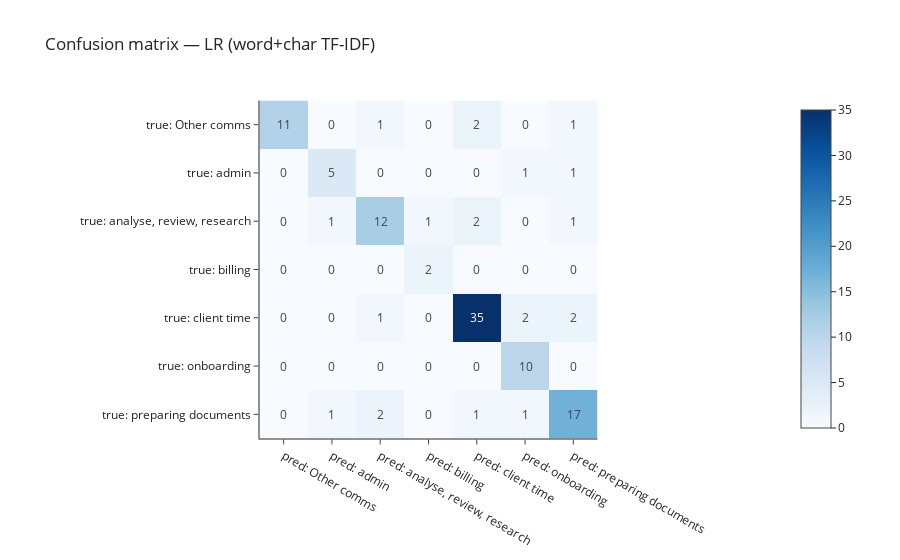

Notebook code cell kept with this figure:
### Code cell
# M2b — Logistic Regression with WORD + CHAR TF-IDF (single cell)

from sklearn.model_selection import train_test_split
from sklearn.feature_extraction.text import TfidfVectorizer
from sklearn.compose import ColumnTransformer
from sklearn.preprocessing import StandardScaler
from sklearn.pipeline import Pipeline
from sklearn.multiclass import OneVsRestClassifier
from sklearn.linear_model import LogisticRegression
from sklearn.metrics import accuracy_score, f1_score, classification_report, confusion_matrix

import pandas as pd
import plotly.express as px

# 1) features & split
features = ["text_clean", "Worked Time", "charged_bin", "grade_enc", "low_info"]
X = train_df[features]
y = train_df["Category"].astype(str)

X_tr, X_va, y_tr, y_va = train_test_split(
    X, y, test_size=0.2, random_state=42, stratify=y
)

# 2) preprocessor = WORD TF-IDF + CHAR TF-IDF + numeric scaler
custom_stop = ["out"]  # tiny noise reducer

word_tfidf = TfidfVectorizer(
    ngram_range=(1, 2), min_df=2, max_features=20000, stop_words=custom_stop
)
char_tfidf = TfidfVectorizer(
    analyzer="char", ngram_range=(3, 5), min_df=2
)

preproc = ColumnTransformer(
    transformers=[
        ("word", word_tfidf, "text_clean"),
        ("char", char_tfidf, "text_clean"),
        ("num",  StandardScaler(with_mean=False), ["Worked Time", "charged_bin", "grade_enc", "low_info"]),
    ],
    remainder="drop",
    sparse_threshold=0.3,
)

# 3) classifier (OvR wrapper avoids the liblinear warning)
clf = OneVsRestClassifier(
    LogisticRegression(max_iter=1000, class_weight="balanced", solver="liblinear")
)

# 4) pipeline = preprocessor + classifier
pipe = Pipeline([("pre", preproc), ("clf", clf)])

# 5) fit, predict, metrics
pipe.fit(X_tr, y_tr)
yp = pipe.predict(X_va)

print("Accuracy:", round(accuracy_score(y_va, yp), 3))
print("Macro F1:", round(f1_score(y_va, yp, average="macro"), 3))
print("\n", classification_report(y_va, yp, zero_division=0))

# 6) quick confusion view (top pairs)
pairs = (pd.DataFrame({"true": y_va, "pred": yp})
           .value_counts().reset_index(name="rows")
           .sort_values("rows", ascending=False))
display(pairs.head(8))

labels = list(pipe.classes_)
cm = confusion_matrix(y_va, yp, labels=labels)
cm_df = pd.DataFrame(cm, index=[f"true: {c}" for c in labels], columns=[f"pred: {c}" for c in labels])
fig = px.imshow(cm_df, text_auto=True, color_continuous_scale="Blues",
                title="Confusion matrix — LR (word+char TF-IDF)")
fig.update_layout(template="simple_white")
fig.show()

### Figure 1 — Plotly figure (JSON) as saved in the notebook; plotly's stock layout.template omitted (floating-point values rounded to 4 significant figures)
{"data": [{"coloraxis": "coloraxis", "hovertemplate": "x: %{x}<br>y: %{y}<br>color: %{z}<extra></extra>", "name": "0", "texttemplate": "%{z}", "type": "heatmap", "x": ["pred: Other comms", "pred: admin", "pred: analyse, review, research", "pred: billing", "pred: client time", "pred: onboarding", "pred: preparing documents"], "xaxis": "x", "y": ["true: Other comms", "true: admin", "true: analyse, review, research", "true: billing", "true: client time", "true: onboarding", "true: preparing documents"], "yaxis": "y", "z": [[11, 0, 1, 0, 2, 0, 1], [0, 5, 0, 0, 0, 1, 1], [0, 1, 12, 1, 2, 0, 1], [0, 0, 0, 2, 0, 0, 0], [0, 0, 1, 0, 35, 2, 2], [0, 0, 0, 0, 0, 10, 0], [0, 1, 2, 0, 1, 1, 17]]}], "layout": {"coloraxis": {"colorscale": [[0, "rgb(247,251,255)"], [0.125, "rgb(222,235,247)"], [0.25, "rgb(198,219,239)"], [0.375, "rgb(158,202,225)"], [0.5, "rgb(107,174,214)"], [0.625, "rgb(66,146,198)"], [0.75, "rgb(33,113,181)"], [0.875, "rgb(8,81,156)"], [1, "rgb(8,48,107)"]]}, "title": {"text": "Confusion matrix — LR (word+char TF-IDF)"}, "xaxis": {"anchor": "y", "constrain": "domain", "domain": [0, 1], "scaleanchor": "y"}, "yaxis": {"anchor": "x", "autorange": "reversed", "constrain": "domain", "domain": [0, 1]}}}
